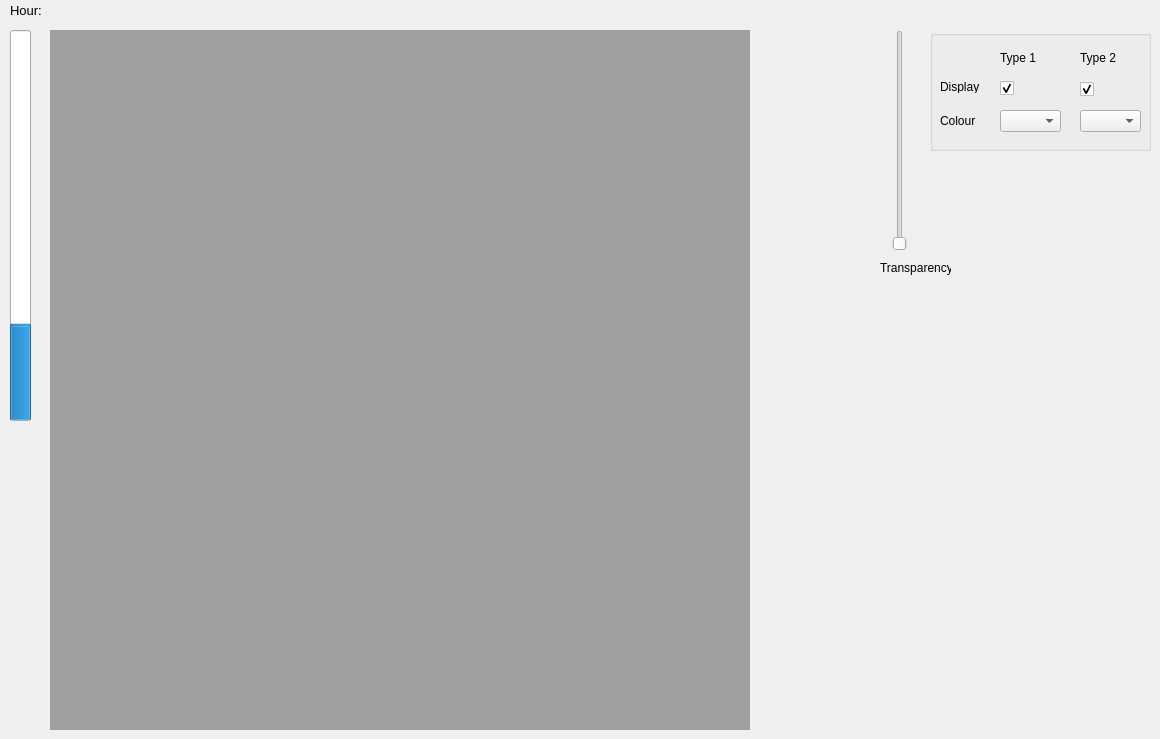
      <widget class="QWidget" name="page_3D">
       <widget class="QMdiArea" name="mdiArea_VTK">
        <property name="geometry">
         <rect>
          <x>50</x>
          <y>30</y>
          <width>700</width>
          <height>700</height>
         </rect>
        </property>
       </widget>
       <widget class="QProgressBar" name="progressBar">
        <property name="geometry">
         <rect>
          <x>10</x>
          <y>30</y>
          <width>21</width>
          <height>391</height>
         </rect>
        </property>
        <property name="value">
         <number>24</number>
        </property>
        <property name="orientation">
         <enum>Qt::Vertical</enum>
        </property>
       </widget>
       <widget class="QLabel" name="alabel_hour">
        <property name="geometry">
         <rect>
          <x>10</x>
          <y>0</y>
          <width>46</width>
          <height>20</height>
         </rect>
        </property>
        <property name="font">
         <font>
          <pointsize>10</pointsize>
         </font>
        </property>
        <property name="text">
         <string>Hour:</string>
        </property>
       </widget>
       <widget class="QLabel" name="hour_display">
        <property name="geometry">
         <rect>
          <x>50</x>
          <y>0</y>
          <width>46</width>
          <height>20</height>
         </rect>
        </property>
        <property name="font">
         <font>
          <pointsize>10</pointsize>
         </font>
        </property>
        <property name="text">
         <string/>
        </property>
       </widget>
       <widget class="QSlider" name="verticalSliderTransparency">
        <property name="enabled">
         <bool>true</bool>
        </property>
        <property name="geometry">
         <rect>
          <x>890</x>
          <y>30</y>
          <width>19</width>
          <height>221</height>
         </rect>
        </property>
        <property name="maximum">
         <number>100</number>
        </property>
        <property name="sliderPosition">
         <number>0</number>
        </property>
        <property name="orientation">
         <enum>Qt::Vertical</enum>
        </property>
       </widget>
       <widget class="QLabel" name="alabel_Transparency">
        <property name="geometry">
         <rect>
          <x>880</x>
          <y>260</y>
          <width>71</width>
          <height>16</height>
         </rect>
        </property>
        <property name="text">
         <string>Transparency</string>
        </property>
       </widget>
       <widget class="QGroupBox" name="groupBox_display">
        <property name="geometry">
         <rect>
          <x>930</x>
          <y>30</y>
          <width>221</width>
          <height>121</height>
         </rect>
        </property>
        <property name="title">
         <string/>
        </property>
        <widget class="QComboBox" name="comboBox_CELLCOLOUR_2">
         <property name="geometry">
          <rect>
           <x>150</x>
           <y>80</y>
           <width>61</width>
           <height>22</height>
          </rect>
         </property>
         <property name="currentIndex">
          <number>-1</number>
         </property>
        </widget>
        <widget class="QCheckBox" name="checkBox_CELLDISPLAY_2">
         <property name="geometry">
          <rect>
           <x>150</x>
           <y>50</y>
           <width>16</width>
           <height>18</height>
          </rect>
         </property>
         <property name="text">
          <string/>
         </property>
         <property name="checked">
          <bool>true</bool>
         </property>
        </widget>
        <widget class="QLabel" name="alabel_display">
         <property name="geometry">
          <rect>
           <x>10</x>
           <y>50</y>
           <width>46</width>
           <height>13</height>
          </rect>
         </property>
         <property name="text">
          <string>Display</string>
         </property>
        </widget>
        <widget class="QCheckBox" name="checkBox_CELLDISPLAY_1">
         <property name="geometry">
          <rect>
           <x>70</x>
           <y>50</y>
           <width>16</width>
           <height>16</height>
          </rect>
         </property>
         <property name="text">
          <string/>
         </property>
         <property name="checked">
          <bool>true</bool>
         </property>
        </widget>
        <widget class="QLabel" name="alabel_display_1">
         <property name="geometry">
          <rect>
           <x>70</x>
           <y>20</y>
           <width>41</width>
           <height>16</height>
          </rect>
         </property>
         <property name="text">
          <string>Type 1</string>
         </property>
        </widget>
        <widget class="QLabel" name="alabel_display_2">
         <property name="geometry">
          <rect>
           <x>150</x>
           <y>20</y>
           <width>41</width>
           <height>16</height>
          </rect>
         </property>
         <property name="text">
          <string>Type 2</string>
         </property>
        </widget>
        <widget class="QComboBox" name="comboBox_CELLCOLOUR_1">
         <property name="geometry">
          <rect>
           <x>70</x>
           <y>80</y>
           <width>61</width>
           <height>22</height>
          </rect>
         </property>
         <property name="currentIndex">
          <number>-1</number>
         </property>
        </widget>
        <widget class="QLabel" name="alabel_cellcolour">
         <property name="geometry">
          <rect>
           <x>10</x>
           <y>80</y>
           <width>51</width>
           <height>21</height>
          </rect>
         </property>
         <property name="text">
          <string>Colour</string>
         </property>
        </widget>
       </widget>
       <widget class="QWidget" name="widget_dialog" native="true">
        <property name="geometry">
         <rect>
          <x>860</x>
          <y>330</y>
          <width>120</width>
          <height>80</height>
         </rect>
        </property>
       </widget>
      </widget>
